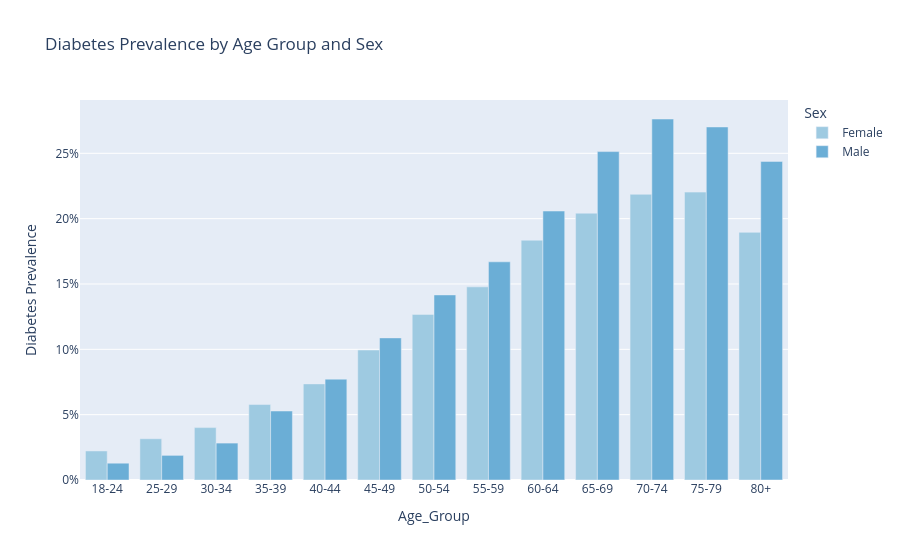

Notebook code cell kept with this figure:
### Markdown cell above
<a id="age-vs-sex-by-diabetes"></a>
### Age vs Sex by Diabetes Class

### Code cell
# Map age group numbers to ranges
age_group_mapping = {
    1: '18-24', 2: '25-29', 3: '30-34', 4: '35-39',
    5: '40-44', 6: '45-49', 7: '50-54', 8: '55-59',
    9: '60-64', 10: '65-69', 11: '70-74', 12: '75-79',
    13: '80+'
} #we are trying to map each numerica age groups to typical human age ranges

diabetes_df['Age_Group'] = diabetes_df['Age_Group'].map(age_group_mapping)  #replaces each agr group code with the one we just mapped
diabetes_df['Sex'] = diabetes_df['Sex'].map({0:'Female', 1:'Male'})  #converting the binary numerics to readable labels 

age_sex = diabetes_df.groupby(['Age_Group', 'Sex'], as_index=False)['Diabetes_Class'].mean()  #grouped the data by age group and sex and used diabetes as mean to show its prevelance in that group

fig = px.bar(
    age_sex, # new grouped table
    x='Age_Group',
    y='Diabetes_Class',
    color='Sex',
    barmode='group',
    title='Diabetes Prevalence by Age Group and Sex',
    labels={'Diabetes_Class':'Diabetes Prevalence'},
    color_discrete_sequence=px.colors.sequential.Blues[3:5] 
)
fig.update_yaxes(tickformat=".0%") #formats the y-axis as percentage instead of 0.10
fig.show()

### Figure 1 — Plotly figure (JSON) as saved in the notebook; plotly's stock layout.template omitted (floating-point values rounded to 4 significant figures)
{"data": [{"alignmentgroup": "True", "hovertemplate": "Sex=Female<br>Age_Group=%{x}<br>Diabetes Prevalence=%{y}<extra></extra>", "legendgroup": "Female", "marker": {"color": "rgb(158,202,225)", "pattern": {"shape": ""}}, "name": "Female", "offsetgroup": "Female", "orientation": "v", "showlegend": true, "textposition": "auto", "type": "bar", "x": ["18-24", "25-29", "30-34", "35-39", "40-44", "45-49", "50-54", "55-59", "60-64", "65-69", "70-74", "75-79", "80+"], "xaxis": "x", "y": [0.02222, 0.03157, 0.04009, 0.05773, 0.07356, 0.09947, 0.1267, 0.1478, 0.1835, 0.2042, 0.2186, 0.2203, 0.1895], "yaxis": "y"}, {"alignmentgroup": "True", "hovertemplate": "Sex=Male<br>Age_Group=%{x}<br>Diabetes Prevalence=%{y}<extra></extra>", "legendgroup": "Male", "marker": {"color": "rgb(107,174,214)", "pattern": {"shape": ""}}, "name": "Male", "offsetgroup": "Male", "orientation": "v", "showlegend": true, "textposition": "auto", "type": "bar", "x": ["18-24", "25-29", "30-34", "35-39", "40-44", "45-49", "50-54", "55-59", "60-64", "65-69", "70-74", "75-79", "80+"], "xaxis": "x", "y": [0.01286, 0.01885, 0.02826, 0.0528, 0.0772, 0.1088, 0.1416, 0.167, 0.2058, 0.2513, 0.2763, 0.2702, 0.2438], "yaxis": "y"}], "layout": {"autosize": true, "barmode": "group", "legend": {"title": {"text": "Sex"}, "tracegroupgap": 0}, "title": {"text": "Diabetes Prevalence by Age Group and Sex"}, "xaxis": {"anchor": "y", "autorange": true, "domain": [0, 1], "range": [-0.5, 12.5], "title": {"text": "Age_Group"}, "type": "category"}, "yaxis": {"anchor": "x", "autorange": true, "domain": [0, 1], "range": [0, 0.2908], "tickformat": ".0%", "title": {"text": "Diabetes Prevalence"}, "type": "linear"}}}
